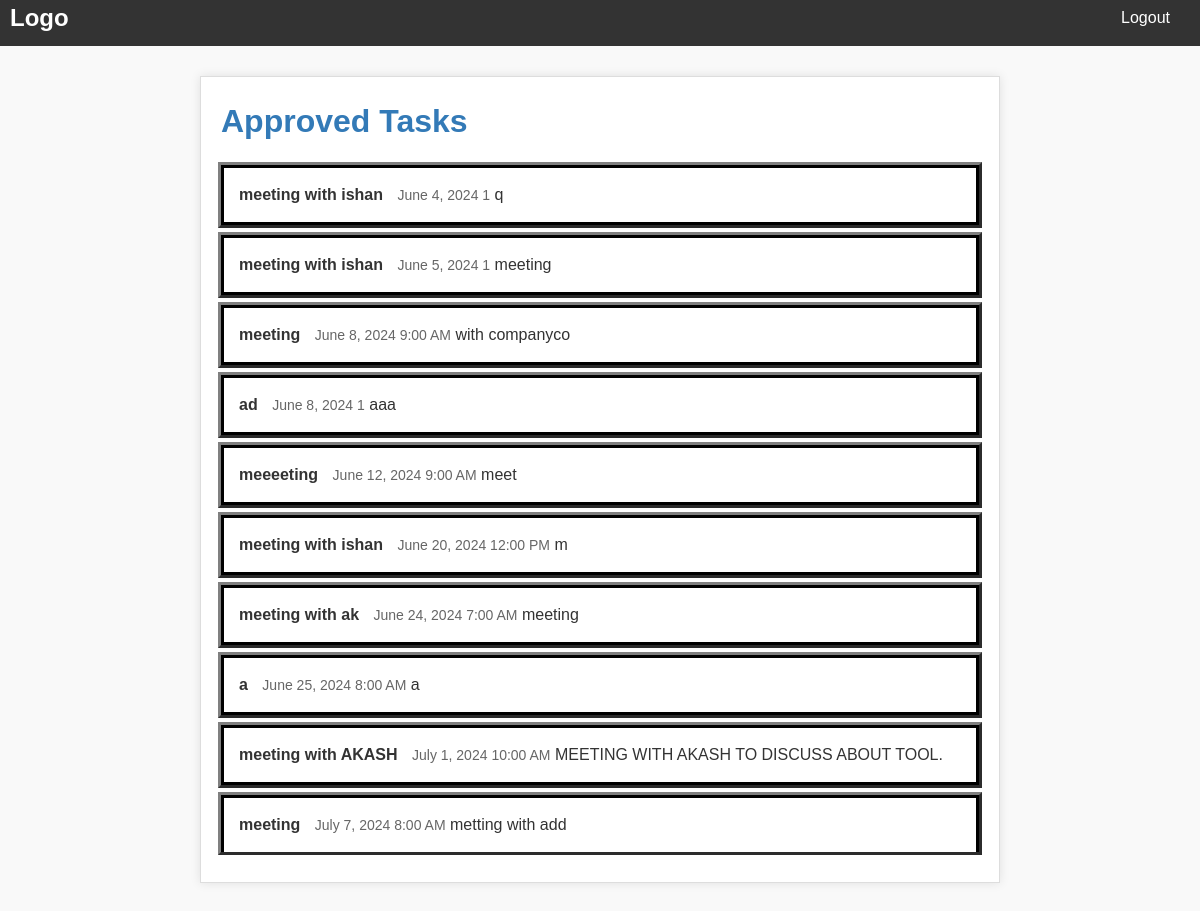
Screenshot of /calendar/admin_task_views/ with the database file from the repository.
### calendar_app/models.py (models this page shows, shortened)
class Task1(models.Model):
    user = models.ForeignKey(User, on_delete=models.CASCADE)
    date = models.DateField()
    choice_options = [
        ('6:00 AM', '6:00AM'),
        ('7:00 AM', '7:00AM'),
        ('8:00 AM', '8:00AM'),
        ('9:00 AM', '9:00AM'),
        ('10:00 AM', '10:00AM'),
        ('11:00 AM', '11:00AM'),
        ('12:00 PM', '12:00PM'),
        ('1:00 PM', '1:00PM'),
        ('2:00 PM', '2:00PM'),
        ('3:00 PM', '3:00PM'),
        ('4:00 PM', '4:00PM'),
        ('5:00 PM', '5:00PM'),
        ('6:00 PM', '6:00PM'),
        ('7:00 PM', '7:00PM'),
        ('8:00 PM', '8:00PM'),
        ('9:00 PM',  '9:00PM'),
    ]
    time = models.CharField(max_length=20, choices=choice_options)
    title = models.CharField(max_length=200)
    description = models.TextField(blank=True, null=True)
    approved = models.BooleanField(default=False)  # For admin approval

### calendar_app/views.py (the view)
# urls.py: path('admin_task_views/', calendar_views.admin_task_views, name='admin_task_views'),
def admin_task_views(request):
    tasks = Task1.objects.filter(approved=True).order_by('date')
    return render(request, 'admin_task_views3.html', {'tasks': tasks})

### calendar_app/templates/admin_task_views3.html (shortened to what this page needs)
{% load static %}
<html>
<head>
  <link rel="stylesheet" href="{% static 'calendar_app/style5.css' %}">
</head>
<body>
     <nav>
        <div class="logo">Logo</div>
        <ul class="nav-links">
            <li><a href="{% url 'logout' %}">Logout</a></li>
        </ul>
    </nav>
    <div class="container">
        <h1>Approved Tasks</h1>
        <ul class="task-list">
            {% for task in tasks %}
            <li>
                <span class="task-title">{{ task.title }}</span>
                <span class="task-date">{{ task.date }} {{ task.time }}</span>
				<span class="task-dat">{{ task.description }} </span>
            </li>
            {% endfor %}
        </ul>
    </div>
</body>
</html>

### calendar_app/static/calendar_app/style5.css (style rules this page uses)
* { box-sizing: border-box; margin: 0; padding: 0; }
body { font-family: Arial, sans-serif; font-size: 16px; line-height: 1.5; color: #333; background-color: #f9f9f9; }
h1 { font-weight: bold; color: #337ab7; margin-bottom: 20px; }
nav { display: flex; justify-content: space-between; align-items: center; background-color: #333; color: #fff; padding: 10px 20px; margin:-10px; }
.logo { font-size: 24px; font-weight: bold; }
.nav-links { list-style-type: none; margin: 0; padding: 0; display: flex; }
.nav-links li { margin-left: 20px; }
.nav-links a { text-decoration: none; color: white; transition: color 0.3s ease; margin-right:20px; }
.container { max-width: 800px; margin: 40px auto; padding: 20px; background-color: #fff; border: 1px solid #ddd; box-shadow: 0 0 10px rgba(0, 0, 0, 0.1); }
.task-list { list-style: none; padding: 0; margin: 0; }
.task-list li { padding: 15px; border-bottom: 1px solid #ddd; border:3px solid black; outline-style:outset; outline-color:grey; margin-bottom:10px; }
.task-list li:last-child { border-bottom: none; }
.task-list li .task-title { font-weight: bold; margin-right: 10px; }
.task-list li .task-date { color: #666; font-size: 14px; }

### rows the page displays
Task1: title "meeting with ishan", date "June 4, 2024", time "1", description "q"
Task1: title "meeting with ishan", date "June 5, 2024", time "1", description "meeting"
Task1: title "meeting", date "June 8, 2024", time "9:00 AM", description "with companyco"
Task1: title "ad", date "June 8, 2024", time "1", description "aaa"
Task1: title "meeeeting", date "June 12, 2024", time "9:00 AM", description "meet"
Task1: title "meeting with ishan", date "June 20, 2024", time "12:00 PM", description "m"
Task1: title "meeting with ak", date "June 24, 2024", time "7:00 AM", description "meeting"
Task1: title "a", date "June 25, 2024", time "8:00 AM", description "a"
Task1: title "meeting with AKASH", date "July 1, 2024", time "10:00 AM", description "MEETING WITH AKASH TO DISCUSS ABOUT TOOL."
Task1: title "meeting", date "July 7, 2024", time "8:00 AM", description "metting with add"
